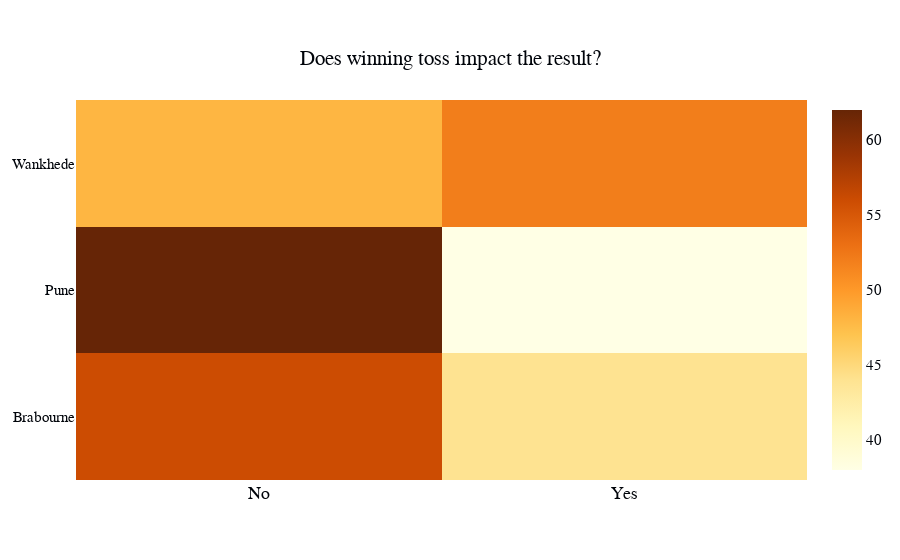

The code cell stored with this chart in its notebook:
### Code cell
# Assemble data
summary_2022['won_after_winning_toss'] = summary_2022.apply(lambda row: 'Yes' if row['toss_won'] == row['winner'] else 'No', axis=1)
toss_impact = summary_2022.groupby(['location','won_after_winning_toss'])['id'].count().reset_index()
toss_impact.rename(columns={'id':'count'},inplace=True)
toss_impact['percent'] = toss_impact.apply(lambda row: round(row['count'] / total_games_map[row['location']],2)*100, axis=1)
#toss_impact

#Plot
fig = go.Figure(data=go.Heatmap(name='toss-impact',
                   z=toss_impact['percent'],
                   x=toss_impact['won_after_winning_toss'],
                   y=toss_impact['location'],
                   hoverongaps = True,
                   colorscale = 'ylorbr',
                    hovertemplate = 'Decision : %{y}<br>Ground : %{x}<br><b>Percent :%{z}%</b>'))
fig.update_layout(xaxis= { 'tickfont' : {'size':18},  "zeroline":False, "showgrid":False,
                         "fixedrange": False,
                                                    "tickangle" : 0
                        }, 
                   title = { 'text' : 'Does winning toss impact the result?',
                          'x':0.5,
                        'xanchor': 'center',
                        'yanchor': 'top'
                        },
                  #title_font_family = 'Computer Modern',
                 yaxis={'title':None,"zeroline":False, "showgrid":False,
                         "fixedrange": False},
                 font=dict(family='Computer Modern',size=15, color="#00040a"),
                 showlegend=True,
                plot_bgcolor="#f5f3e9",
                margin={"r":20, "l":30}
                 )
iplot(fig)

### Figure 1 — Plotly figure (JSON) as saved in the notebook; plotly's stock layout.template omitted (floating-point values rounded to 4 significant figures)
{"data": [{"colorscale": [[0, "rgb(255,255,229)"], [0.125, "rgb(255,247,188)"], [0.25, "rgb(254,227,145)"], [0.375, "rgb(254,196,79)"], [0.5, "rgb(254,153,41)"], [0.625, "rgb(236,112,20)"], [0.75, "rgb(204,76,2)"], [0.875, "rgb(153,52,4)"], [1, "rgb(102,37,6)"]], "hoverongaps": true, "hovertemplate": "Decision : %{y}<br>Ground : %{x}<br><b>Percent :%{z}%</b>", "name": "toss-impact", "type": "heatmap", "x": ["No", "Yes", "No", "Yes", "No", "Yes"], "y": ["Brabourne", "Brabourne", "Pune", "Pune", "Wankhede", "Wankhede"], "z": [56.0, 44, 62, 38, 48, 52]}], "layout": {"font": {"color": "#00040a", "family": "Computer Modern", "size": 15}, "margin": {"l": 30, "r": 20}, "plot_bgcolor": "#f5f3e9", "showlegend": true, "title": {"text": "Does winning toss impact the result?", "x": 0.5, "xanchor": "center", "yanchor": "top"}, "xaxis": {"fixedrange": false, "showgrid": false, "tickangle": 0, "tickfont": {"size": 18}, "zeroline": false}, "yaxis": {"fixedrange": false, "showgrid": false, "zeroline": false}}}
